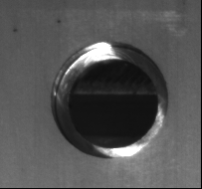
#> input picture data/train_data/0/images/test/0_homo.png, 202 x 189 px, given in place of training, which was not available
$ python deal_data.py
#> lines starting #> are read from the running program, lines starting #| are printed output that depends on the picture; after the words box and inside, x2 and y2 are one past the last pixel; in counts of white or black regions, pixels touching at a corner belong together; pictures that were not available may be replaced by others from this repository, and a replacement may not be noted
import os
import cv2
import numpy as np
import random
import imgaug.augmenters as iaa
np.random.seed(66)
random.seed(66)

image_base_1 = '/home/gzr/Data/coco/raw_data/val_dataset/'
# image_base_2 = '/home/gzr/Data/coco/raw_data/train_dataset/'
W, H = 640, 480


def get_range_random(min_=0.9, max_=1.1):
    return random.random() * (max_ - min_) + min_


def mkdir(path):
    if not os.path.exists(path):
        os.makedirs(path)

def TwoPointRandInterP(p1,p2):
    v = (p2[0]-p1[0], p2[1]-p1[1])
    rr = random.random()
    v = (v[0]*rr, v[1]*rr)
    v = (int(v[0]+0.5), int(v[1]+0.5))
    return (p1[0]+v[0], p1[1]+v[1])


def positive_or_negative():
  if random.random() < 0.5:
    return 1
  else:
    return -1

def get_newpoint_between(p1, p2):
  v = (p2[0] - p1[0], p2[1] - p1[1])
  rr = random.random()
  v = (v[0] * rr, v[1] * rr)

  return ( round(p1[0]+positive_or_negative() * v[0]), round(p1[1]+ positive_or_negative() * v[1]))

def get_external_contours_points(image):
    """
    :param image: (H,W)
    :return: (N,2)
    """
    assert (len(image.shape) == 2)
    ret, binary = cv2.threshold(image, 127, 255, cv2.THRESH_BINARY)
    contours, hierarchy = cv2.findContours(binary, cv2.RETR_EXTERNAL, cv2.CHAIN_APPROX_NONE)
    xcnts = np.vstack([x.reshape(-1, 2) for x in contours])

    # gap = xcnts.shape[0] // num_point
    # xcnts = xcnts[:num_point * gap:gap, :]
    return xcnts

def RPTransform(w,h):
    ratio = 0.05
    c_c = ratio * w
    d_d = ratio * h

    A = (0,0)
    B = (0,h-1)
    C = (w-1,h-1)
    D = (w-1,0)

    a = (c_c,d_d)
    b = (c_c, h-1-d_d)
    c = (w-1-c_c, h-1-d_d)
    d = (w-1-c_c, d_d)

    At = get_newpoint_between(A, a)
    Bt = get_newpoint_between(B, b)
    Ct = get_newpoint_between(C, c)
    Dt = get_newpoint_between(D, d)

    Pts0 = np.array([(0, 0), (0, h), (w, h), (w, 0)]).astype('float32')
    Pts1 = np.array([At, Bt, Ct, Dt]).astype('float32')
    H = cv2.getPerspectiveTransform(Pts0, Pts1)
    return H

def warp_image_Homo(path,image, H=480, W=640):
    Homo = RPTransform(w=H, h=W)
    img = image # cv2.imread(path)

    img_homo = cv2.warpPerspective(img, Homo, (W, H))
    homo_path = path.replace('.png', '_homo.png')
    cv2.imwrite(homo_path, img_homo)

    path_trans = path.replace('images', 'trans')
    path_trans = path_trans.replace('.png', '_trans.npy')
    M = np.load(path_trans)
    Homo_M = np.matmul(Homo, M)
    Homo_M = Homo_M/Homo_M[2][2] # template -> img
    path_trans_homo = path_trans.replace('trans.npy', 'trans_homo.npy')
    np.save(path_trans_homo, Homo_M)
    return Homo_M

def get_external_contours_points_sample(image, num_point):
    """
    :param image: (H,W)
    :return: (N,2)
    """
    assert (len(image.shape) == 2)
    ret, binary = cv2.threshold(image, 127, 255, cv2.THRESH_BINARY)
    contours, hierarchy = cv2.findContours(binary, cv2.RETR_EXTERNAL, cv2.CHAIN_APPROX_NONE)
    xcnts = np.vstack([x.reshape(-1, 2) for x in contours])
    if xcnts.shape[0] < num_point * 5: # get out of the two small case
        return None
    gap = xcnts.shape[0] // num_point
    xcnts = xcnts[:num_point * gap:gap, :]
    return xcnts

def save_data(image_save_dir, image, image_mask, cnt, resize=True):
    point_save_dir = image_save_dir.replace('images', 'points')
    trans_save_dir = image_save_dir.replace('images', 'trans')
    mkdir(image_save_dir)
    mkdir(point_save_dir)
    mkdir(trans_save_dir)

    # 2. resize data
    if resize:
        scale = [W / image.shape[1], H / image.shape[0]]  # x,y
        image_mask = cv2.resize(image_mask, dsize=(W, H))
        image = cv2.resize(image, dsize=(W, H))
        w, h = image_mask.shape[1], image_mask.shape[0]
    else:
        assert image[:,:,0].shape == image_mask.shape
        w, h = image_mask.shape[1], image_mask.shape[0]


    points = get_external_contours_points(image_mask)
    center = np.mean(points, axis=0)
    random_scale = get_range_random(min_= 0.9, max_=1.1)
    random_angel = get_range_random(min_=-30, max_= 30)
    M = cv2.getRotationMatrix2D(center, angle=random_angel, scale=random_scale)
    raw_add = np.array([0, 0, 1])
    M = np.r_[M, [raw_add]]
    translate = [w / 2 - center[0], h / 2 - center[1]]
    M[0, 2] += translate[0]
    M[1, 2] += translate[1]
    M_trans = np.linalg.inv(M)  #

    template = cv2.warpAffine(src=image_mask, M=M[0:2], dsize=(w, h))

    template_points = get_external_contours_points_sample(template, 20)
    if template_points is None:
        return None
    # cv2.imwrite(os.path.join(image_save_dir, str(cnt) + '.png'), image)
    cv2.imwrite(os.path.join(image_save_dir, str(cnt) + '_template.png'), template)
    np.save(os.path.join(trans_save_dir, str(cnt) + '_trans.npy'), M_trans)


    np.save(os.path.join(point_save_dir, str(cnt) + '_template.npy'), template_points)
    warp_image_Homo(os.path.join(image_save_dir, str(cnt) + '.png'),image,H=image.shape[0],W = image.shape[1])
    return True

def deal_sample(path_mask, path_image, data_type, cnt):

    # raw_image
    image = cv2.imread(path_image, 0)
    image_mask = cv2.imread(path_mask, 0)
    image_save_dir = '/home/gzr/Data/coco/coco_dataset/' + data_type + '/images/test/' # training
    return save_data(image_save_dir, image, image_mask, cnt)


num_test = 800 #50010
num_type= 125
path_image_list = []
dir_images = image_base_1 + 'images/'
files = os.listdir(dir_images)
for file in files:
    path_image = os.path.join(dir_images, file)
    path_image_list.append(path_image)

print(len(path_image_list))
np.random.shuffle(path_image_list)
path_mask_list_test = path_image_list[0:num_test]
cnt = 0

for i in range(len(path_mask_list_test)):
    path_image = path_mask_list_test[i]
    path_mask = path_image.replace('/images', '/masks').replace('.jpg','.png')
    if deal_sample(path_mask, path_image, str(cnt//num_type), cnt%num_type) is not None:
#> in deal_sample, image is the input picture: shape (189, 202); min 0, max 255, mean 83.6
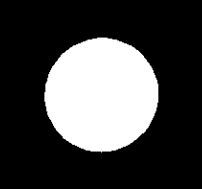
#> input picture data/train_data/0/images/test/0_template.png, 202 x 189 px, given in place of training, which was not available
#> in deal_sample, image_mask is the input picture: shape (189, 202); min 0, max 255, mean 67.9
#> in save_data, `image_mask = cv2.resize(image_mask, dsize=(W, H))`:
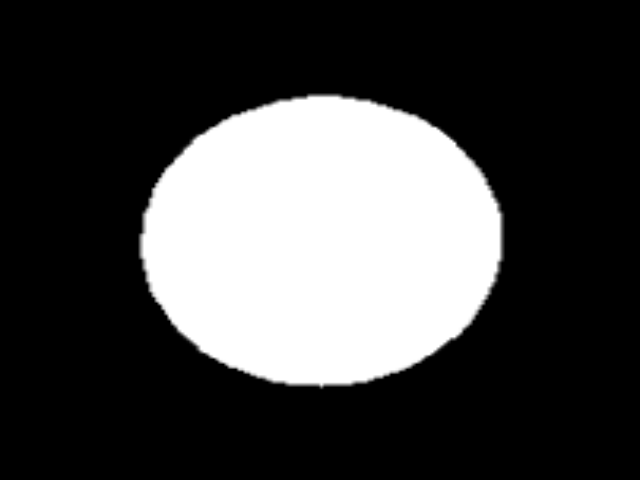
#> image_mask: shape (480, 640); min 0, max 255, mean 67.9
#> in save_data, `image = cv2.resize(image, dsize=(W, H))`:
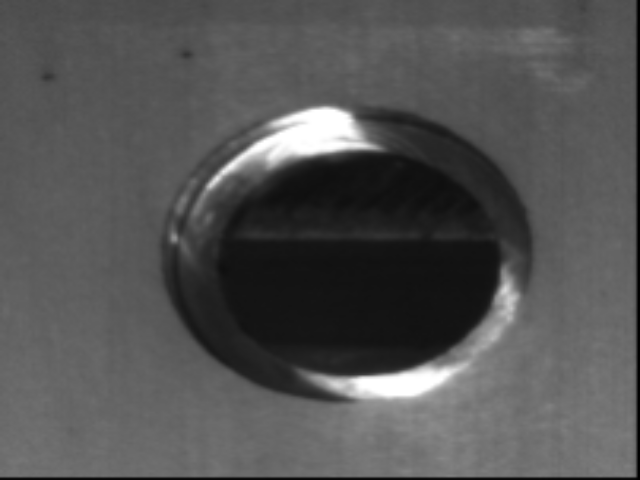
#> image: shape (480, 640); min 0, max 255, mean 83.4
#> in get_external_contours_points, `ret, binary = cv2.threshold(image, 127, 255, cv2.THRESH_BINARY)`:
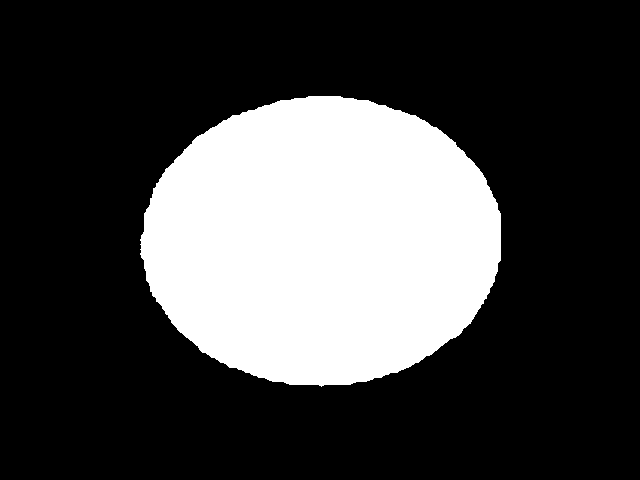
#> binary: shape (480, 640); 26.6% white; 1 white region
#> in get_external_contours_points, `contours, hierarchy = cv2.findContours(binary, cv2.RETR_EXTERNAL, cv2...`: contours = 1 contour; box (x1, y1, x2, y2) and area: (140, 96, 501, 387) 81334
#> in get_external_contours_points, `xcnts = np.vstack([x.reshape(-1, 2) for x in contours])`: xcnts = 946 pairs, first value 140 to 500, second value 96 to 386
#> in save_data, `points = get_external_contours_points(image_mask)`: points has the same summary as xcnts in get_external_contours_points
#> in save_data, `center = np.mean(points, axis=0)`: center = [320.4, 240.8]
#> in save_data, `M = cv2.getRotationMatrix2D(center, angle=random_angel, scale=random_s..`: M = [[0.912, -0.0626, 43.26], [0.0626, 0.912, 1.14]]
#> in save_data, `M = np.r_[M, [raw_add]]`: M = [[0.912, -0.0626, 43.26], [0.0626, 0.912, 1.14], [0, 0, 1]]
#> in save_data, `translate = [w / 2 - center[0], h / 2 - center[1]]`: translate = [-0.407, -0.779]
#> in save_data, `M_trans = np.linalg.inv(M)`: M_trans = [[1.09, 0.0749, -46.79], [-0.0749, 1.09, 2.82], [0, 0, 1]]
#> in save_data, `template = cv2.warpAffine(src=image_mask, M=M[0:2], dsize=(w, h))`:
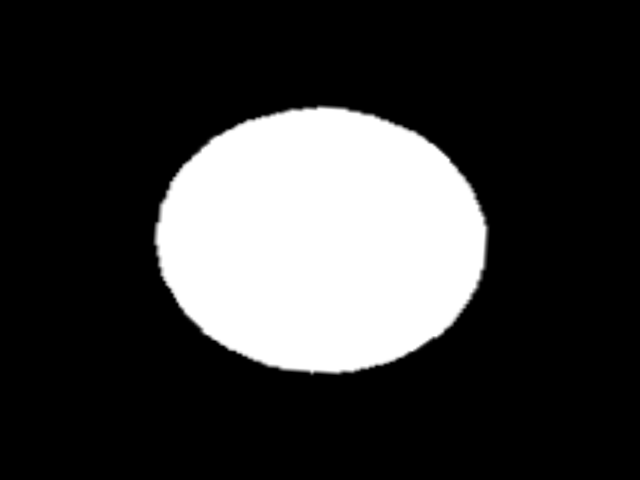
#> template: shape (480, 640); min 0, max 255, mean 56.8
#> in get_external_contours_points_sample, `ret, binary = cv2.threshold(image, 127, 255, cv2.THRESH_BINARY)`:
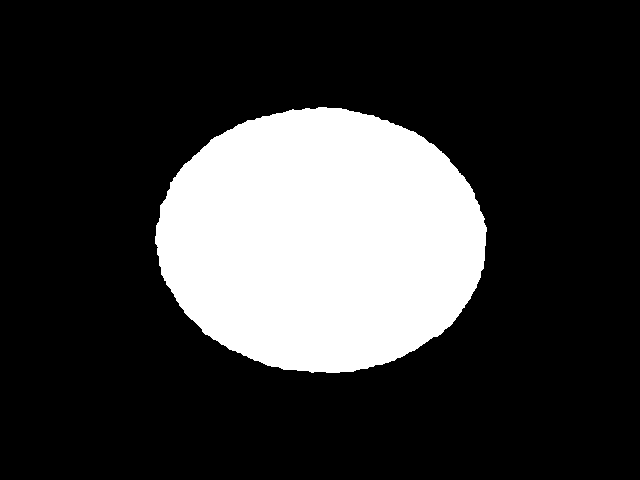
#> binary: shape (480, 640); 22.3% white; 1 white region
#> in get_external_contours_points_sample, `contours, hierarchy = cv2.findContours(binary, cv2.RETR_EXTERNAL, cv2...`: contours = 1 contour; box (x1, y1, x2, y2) and area: (155, 107, 487, 373) 67977
#> in get_external_contours_points_sample, `xcnts = np.vstack([x.reshape(-1, 2) for x in contours])`: xcnts = 858 pairs, first value 155 to 486, second value 107 to 372
#> in get_external_contours_points_sample, `xcnts = xcnts[:num_point * gap:gap, :]`: xcnts = 20 rows, first 8: [318, 107], [276, 113], [234, 127], [194, 155], [167, 193], [156, 235], [163, 277], [190, 318]
#> in save_data, `template_points = get_external_contours_points_sample(template, 20)`: template_points has the same summary as xcnts in get_external_contours_points_sample
#> in warp_image_Homo, `img_homo = cv2.warpPerspective(img, Homo, (W, H))`:
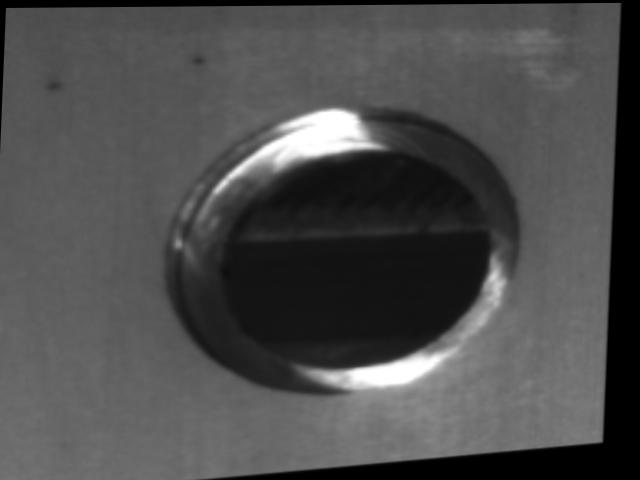
#> img_homo: shape (480, 640); min 0, max 255, mean 77.1
        cnt += 1
#> cnt = 1
        print(cnt)
#| 1
#> (the run stopped early here; a loop or call above may not have finished)
